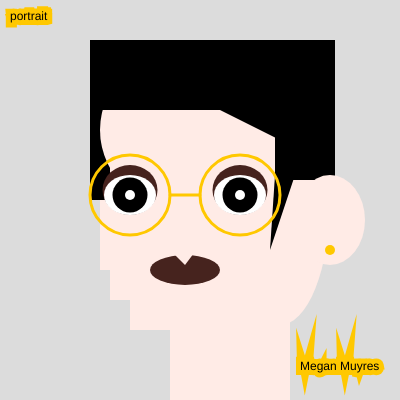
Frame 1 (no input)
Frame 60 (no input): identical to frame 1, image omitted
Frame 120 (the mouse pressed at the canvas centre since frame 60): identical to frame 1, image omitted

The p5.js sketch that drew this single still picture (run headless with seeded random() and noise() and a simulated clock; from frame 60 on, the mouse is pressed at the canvas centre):

// p5.js sketch
// ── sketch.js
function setup() {
    createCanvas(400, 400);
  }
  
  function draw() {
   
    background(220);
    noStroke();
    //back hair
    fill(0,0,0);
    rect(90,40,100,160);
    //head and neck base
    fill(350,235,230);
     ellipse(200, 130, 200, 175);
    rect(110, 150, 200, 100);
    rect(100,200,220,70);
    rect(110,250,200,50);
    rect(130,270,150,60);
    ellipse(280,200,100,250);
    rect(170,300,120,100);
    //hair
    fill(0,0,0);
    rect(275,80,60,100);
   rect(100,40,235,70);
    triangle(300,150,250,50,200,100);
    triangle(280,100,320,100,270,250);
    //ear
        fill(350,235,230);
    ellipse(330,220,70,90);
    //makeup
    fill(70,35,30);
    ellipse(130,190,55,50);
   ellipse(240,190,55,50);
    fill(500,500,500);
    ellipse(130,195,52,40);
    ellipse(240,195,52,40);
    fill(0,0,0);
    circle(130,195,35);
     circle(240,195,35);
    fill(500,500,500);
  circle(130,195,10);
    circle(240,195,10);
    fill(70,35,30);
    //lips
    ellipse(185,270,70,30);
    fill(350,235,230);
    triangle(165,245,185,265,200,245)
    //glasses
    noFill();
    stroke(300,200,0);
    strokeWeight(3);
    circle(130,195,80);
    circle(240,195,80);
    line(170,195,200,195);
    strokeWeight(10);
    point(330,250);
     //title and signature
  fill(0,0,0);
  text('portrait', 10, 20);
  text('Megan Muyres', 300,370);
    
  }
// ── week9.html
<html>
  <head>
    <title>Portrait</title>
    <script src="p5.min.js"></script>
    <script src="sketch.js"></script>
  </head>
  <body>
  
  </body>
</html>
